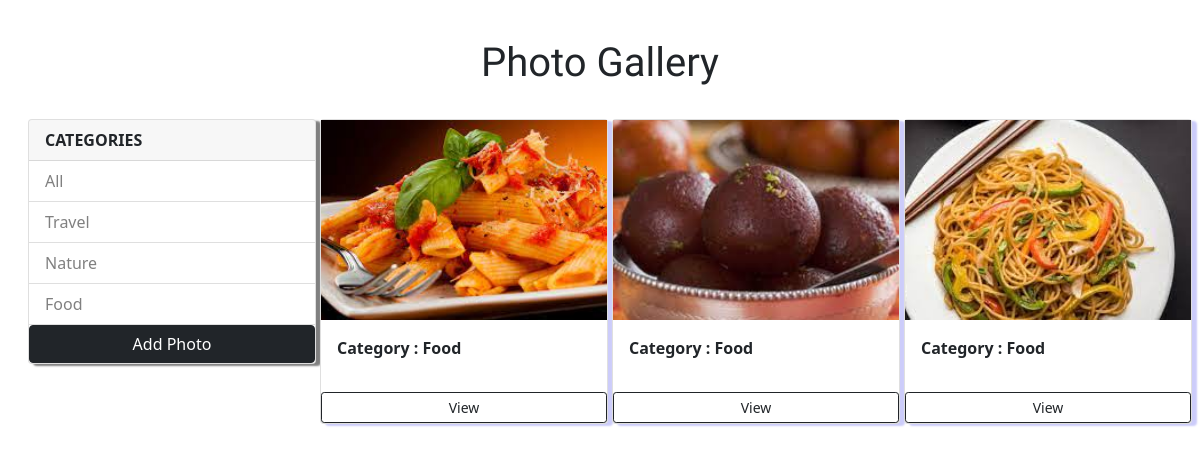
The app's page /?category=Food with its own data.
### gallery/models.py (models this page shows, shortened)
class Category(models.Model):
    name=models.CharField(max_length=100, null=False, blank=False)

class Photo(models.Model):
    category= models.ForeignKey(Category, on_delete=models.SET_NULL, null=True,blank=True)
    image = models.ImageField(null=False, blank=False)
    description = models.TextField()

### gallery/views.py (the view)
# urls.py: path('',include('gallery.urls')),
def gallery(request):
    category =request.GET.get('category')
    if category==None:
        photoes=Photo.objects.all()
    else:
        photoes=Photo.objects.filter(category__name=category)
    categories=Category.objects.all()
    context={'categories':categories,'photoes':photoes}
    return render(request, 'gallery/gallery.html',context)

### gallery/templates/gallery/gallery.html (shortened to what this page needs)
{% load static %}
<!doctype html>
<html lang="en">
  <head>
    <link href="https://cdn.jsdelivr.net/npm/bootstrap@5.0.2/dist/css/bootstrap.min.css" rel="stylesheet">
  </head>
  <body>
    <div class="row m-3">
        <h1 class="heading">Photo Gallery</h1>
        <div class="col-lg-3">
            <div class="card sidebar">
                <div class="card-header">
                  <strong>CATEGORIES</strong>
                </div>
                <ul class="list-group list-group-flush">
                  <li class="list-group-item">
                      <a href="{% url 'gallery' %}">All</a>
                  </li>
                    {% for category in categories %}
                  <li class="list-group-item">
                    <a href="{% url 'gallery' %}?category={{category.name}}">
                        {{category.name}}
                    </a>
                    </li>
                  {% endfor %}
                </ul>
                <a class="btn btn-block btn-dark" href="{% url 'add' %}">Add Photo</a>
              </div>
    </div>
    <div class="col-md-9 ">
        <div class="row ">
            {% for photo in photoes %}
            <div class="col-md-4 ">
                <div class="card mb-3">
                     {% if photo.image %}
                     <img src="{{photo.image.url}}" class="image-thumbnail" alt="...">
                     {% endif %}
                      <div class="card-body">
                        <p><strong>Category : {{photo.category.name}}</strong></p>
                      </div>
                        <a href="{% url 'photo' photo.id %}" class="btn btn-outline-dark btn-block btn-sm">View</a>
                </div>
            </div>
                {% empty %}
                <h3>No photoes....</h3>
                {% endfor %}
        </div>
    </div>
  </body>
</html>

### gallery/templates/gallery/gallery.html (style rules this page uses)
.image-thumbnail { height: 200px; object-fit: cover; }
a { text-decoration:none; color:gray; }
.heading { text-align: center; padding:2%; font-family: 'Goblin One','Merienda', cursive; }
.card { width: 18rem; box-shadow:5px 2px 2px rgb(204, 204, 250); }
.sidebar { box-shadow:5px 2px 2px grey; }

### records on screen
Category: name "Travel"
Category: name "Nature"
Category: name "Food"
Photo: image (picture), category.name "Food"
Photo: image (picture), category.name "Food"
Photo: image (picture), category.name "Food"
